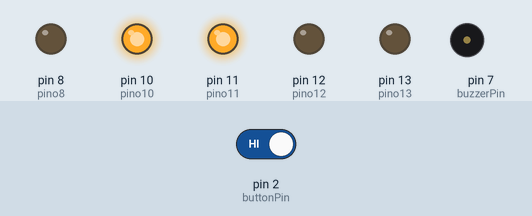
This sketch was run on a simulated Arduino Uno, built with avr-gcc and run on an emulated ATmega328P. Shown: output pins drawn as LEDs (lit = HIGH), buzzer (waves = sounding). Inputs (shaded band) come from the test bench; at power-on: pin 2 (buttonPin) HIGH.

Above: at 12.1 s.
18.1 s: pin 2 (buttonPin) driven LOW
At 20.8 s:
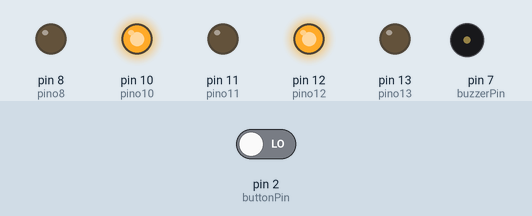
At 25.1 s:
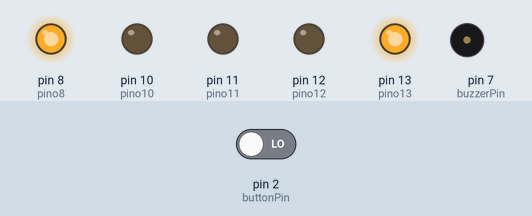
32.1 s: pin 2 (buttonPin) driven HIGH
At 36.6 s:
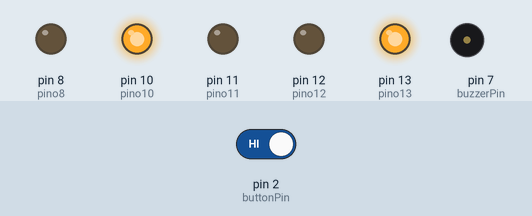
Timing chart, 0 to 47.1 s (numbered marks = the images above; inputs shaded):
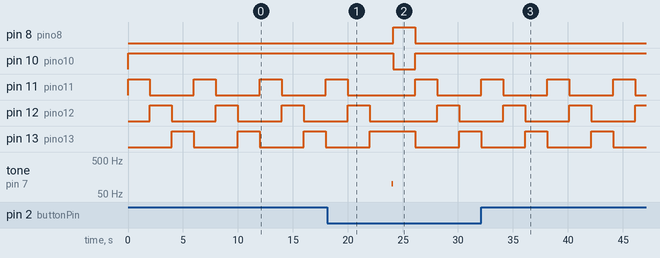

Measured:
- after the input at 18.1 s, pin 8 (pino8): LOW → HIGH after 6.0 s, → LOW 2.0 s later; pin 10 (pino10): HIGH → LOW after 6.0 s, → HIGH 2.0 s later; pin 12 (pino12): LOW → HIGH after 10.0 s, → LOW 2.0 s later; tone on pin 7 (buzzerPin): silent → 100 Hz after 5.9 s, → silent 0.10 s later
- after the input at 32.1 s, pin 8 (pino8): stops changing and stays LOW; pin 10 (pino10): stops changing and stays HIGH
- by itself, pin 11 (pino11), pin 12 (pino12), pin 13 (pino13): alternates HIGH for 2.0 s and LOW for 4.0 s

The sketch:

exp_03.ino
```cpp
//Nomes: Josefa Aline Santos e Marcella Ricoy
#define ex5

#ifdef ex1
//Faça os leds de cores iguais piscarem na sequência verde, amarelo e vermelho com tempo de 1 seg. acesso e 1 seg. apagado.
//Variaveis
int pino8 = 8; //verde 1
int pino9 = 9; //amarelo 1
int pino10 = 10; //vermelho 1
int pino11 = 11; //verde 2
int pino12 = 12; //amarelo 2
int pino13 = 13; //verde 2

void setup() {
 pinMode(pino8, OUTPUT);
 pinMode(pino9, OUTPUT);
 pinMode(pino10, OUTPUT);
 pinMode(pino11, OUTPUT);
 pinMode(pino12, OUTPUT);
 pinMode(pino13, OUTPUT);
}

void loop() {
digitalWrite(pino8,HIGH); //liga verde 1
digitalWrite(pino11,HIGH); //liga verde 2
delay(1000); //tempo de 1 seg.
digitalWrite(pino8,LOW); //desliga verde 1
digitalWrite(pino11,LOW); //desliga verde 2
delay(1000); //tempo de 1 seg.


digitalWrite(pino9,HIGH); //liga amarelo 1
digitalWrite(pino12,HIGH); //liga amarelo 2
delay(1000); //tempo de 1 seg.
digitalWrite(pino9,LOW); //desliga amarelo 1
digitalWrite(pino12,LOW); //desliga amarelo 2
delay(1000); //tempo de 1 seg.

 digitalWrite(pino10,HIGH); //liga vermelho 1
 digitalWrite(pino13,HIGH); //liga vermelho 2
 delay(1000); //tempo de 1 seg.
 digitalWrite(pino10,LOW); //desliga vermelho 1
 digitalWrite(pino13,LOW); //desliga vermelho 2
 delay(1000); //tempo de 1 seg.

}
#endif

#ifdef ex2
//Faça funcionar os 2 grupos de leds como um semáforo como num cruzamento com tempos iguais.
//Variaveis
int pino8 = 8; //verde 1
int pino9 = 9; //amarelo 1
int pino10 = 10; //vermelho 1
int pino11 = 11; //verde 2
int pino12 = 12; //amarelo 2
int pino13 = 13; //verde 2

void setup() {
 pinMode(pino8, OUTPUT);
 pinMode(pino9, OUTPUT);
 pinMode(pino10, OUTPUT);
 pinMode(pino11, OUTPUT);
 pinMode(pino12, OUTPUT);
 pinMode(pino13, OUTPUT);
}

void loop() {

digitalWrite(pino10,HIGH); //liga vermelho 1
digitalWrite(pino11,HIGH); //liga verde 2
delay(2000);
digitalWrite(pino11,LOW); //desliga verde 2
digitalWrite(pino12,HIGH); //liga amarelo 2
delay(2000); //tempo de 2 seg.
digitalWrite(pino12,LOW); //desliga amarelo 2
digitalWrite(pino13,HIGH); //liga vermelho 2

digitalWrite(pino8,HIGH); //liga verde 1
digitalWrite(pino10,LOW); //desliga vermelho 1
delay(2000); //tempo de 2 seg.
digitalWrite(pino8,LOW); //desliga verde 1
digitalWrite(pino9,HIGH); //liga amarelo 1
delay(2000); //tempo de 2 seg.
digitalWrite(pino9,LOW); //desliga amarelo 1
digitalWrite(pino13,LOW); //desliga vermelho 2
}
#endif

#ifdef ex3
//Modifique os tempos para que um dos semáforos do cruzamento fique mais tempo com verde aceso do que o outro. Verde 4 seg. e 2 segs.
//Variaveis
int pino8 = 8; //verde 1
int pino9 = 9; //amarelo 1
int pino10 = 10; //vermelho 1
int pino11 = 11; //verde 2
int pino12 = 12; //amarelo 2
int pino13 = 13; //verde 2

void setup() {
 pinMode(pino8, OUTPUT);
 pinMode(pino9, OUTPUT);
 pinMode(pino10, OUTPUT);
 pinMode(pino11, OUTPUT);
 pinMode(pino12, OUTPUT);
 pinMode(pino13, OUTPUT);
}

void loop() {
digitalWrite(pino10,HIGH); //liga vermelho 1
digitalWrite(pino11,HIGH); //liga verde 2
delay(4000); //tempo de 4 seg.
digitalWrite(pino11,LOW); //desliga verde 2
digitalWrite(pino12,HIGH); //liga amarelo 2
delay(2000); //tempo de 2 seg.
digitalWrite(pino12,LOW); //desliga amarelo 2
digitalWrite(pino13,HIGH); //liga vermelho 2

digitalWrite(pino8,HIGH); //liga verde 1
digitalWrite(pino10,LOW); //desliga vermelho 1
delay(2000); //tempo de 2 seg.
digitalWrite(pino8,LOW); //desliga verde 1
digitalWrite(pino9,HIGH); //liga amarelo 1
delay(2000); //tempo de 2 seg.
digitalWrite(pino9,LOW); //desliga amarelo 1
digitalWrite(pino13,LOW); //desliga vermelho 2
}
#endif

#ifdef ex4
//Acrescente um botão a montagem. Faça funcionar os semáforos para travessia de pedestres. Um será para o carro e o outro para os pedestres.
//Variaveis
int pino8 = 8; //verde 1
int pino10 = 10; //vermelho 1
int pino11 = 11; //verde 2
int pino12 = 12; //amarelo 2
int pino13 = 13; //verde 2
int buttonPin = 2; //botao
int buzzerPin = 7; //buzzer

int buttonState = 0;

void setup() {
 pinMode(pino8, OUTPUT);
 pinMode(pino10, OUTPUT);
 pinMode(pino11, OUTPUT);
 pinMode(pino12, OUTPUT);
 pinMode(pino13, OUTPUT);
 pinMode(buttonPin, INPUT);
 pinMode(buzzerPin, OUTPUT);
}

void loop(){
digitalWrite(pino10,HIGH); //liga vermelho pessoa
digitalWrite(pino11,HIGH); //liga verde carro
digitalWrite(pino13,LOW); //desliga vermelho carro
delay(2000);
digitalWrite(pino11,LOW); //desliga verde carro
digitalWrite(pino12,HIGH); //liga amarelo carro
delay(2000); //tempo de 1 seg.
digitalWrite(pino12,LOW); //desliga amarelo carro
digitalWrite(pino13,HIGH); //liga vermelho carro
delay(2000);


 buttonState = digitalRead(buttonPin);
 Serial.println(buttonState);

//se botao estiver pressionado
if(buttonState == LOW)
   {
	digitalWrite(pino8,HIGH); //liga verde pessoa
	digitalWrite(pino10,LOW); //desliga vermelho pessoa

	delay(5000); //tempo de 2 seg.

	digitalWrite(pino8,LOW); //desliga verde pessoa
	digitalWrite(pino13,LOW); //desliga vermelho carro
    }
}
#endif

#ifdef ex5
//Acrescente um buzzer a montagem e quando o botão for acionado no semáforo de pedestre o buzzer deve apitar por 100ms.
//Variaveis
int pino8 = 8; //verde 1
int pino10 = 10; //vermelho 1
int pino11 = 11; //verde 2
int pino12 = 12; //amarelo 2
int pino13 = 13; //verde 2
int buttonPin = 2; //botao
int buzzerPin = 7; ///buzzer

int buttonState = 0;

void setup() {
 pinMode(pino8, OUTPUT);
 pinMode(pino10, OUTPUT);
 pinMode(pino11, OUTPUT);
 pinMode(pino12, OUTPUT);
 pinMode(pino13, OUTPUT);
 pinMode(buttonPin, INPUT);
 pinMode(buzzerPin, OUTPUT);
}

void loop(){
digitalWrite(pino10,HIGH); //liga vermelho pessoa
digitalWrite(pino11,HIGH); //liga verde carro
digitalWrite(pino13,LOW); //desliga vermelho carro
delay(2000); //tempo de 2 seg.
digitalWrite(pino11,LOW); //desliga verde carro
digitalWrite(pino12,HIGH); //liga amarelo carro
delay(2000); //tempo de 2 seg.
digitalWrite(pino12,LOW); //desliga amarelo carro
digitalWrite(pino13,HIGH); //liga vermelho carro
delay(2000);

buttonState = digitalRead(buttonPin);
Serial.println(buttonState);

//se botao estiver pressionado
if(buttonState == LOW)
   {
  	tone(buzzerPin, 100);
  	delay(100); //tempo de 100 ms
  	noTone(buzzerPin);

	digitalWrite(pino8,HIGH); //liga verde pessoa
	digitalWrite(pino10,LOW); //desliga vermelho pessoa

	delay(2000); //tempo de 2 seg.

	digitalWrite(pino8,LOW); //desliga verde pessoa
	digitalWrite(pino13,LOW); //desliga vermelho carro
    }
}
#endif

#ifdef ex6
//Transforme o acionamento do buzzer em uma função.
int pino8 = 8; //verde 1
int pino10 = 10; //vermelho 1
int pino11 = 11; //verde 2
int pino12 = 12; //amarelo 2
int pino13 = 13; //verde 2
int buttonPin = 2; //botao
int buzzerPin = 7; //buzzer

int buttonState = 0;

void setup() {
 pinMode(pino8, OUTPUT);
 pinMode(pino10, OUTPUT);
 pinMode(pino11, OUTPUT);
 pinMode(pino12, OUTPUT);
 pinMode(pino13, OUTPUT);
 pinMode(buttonPin, INPUT);
 pinMode(buzzerPin, OUTPUT);
}
void BuzzerOn()
{
  tone(buzzerPin,3000);
  delay(100);
  noTone(buzzerPin);
}

void loop(){
digitalWrite(pino10,HIGH); //liga vermelho pessoa
digitalWrite(pino11,HIGH); //liga verde carro
digitalWrite(pino13,LOW); //desliga vermelho carro
delay(2000); //tempo de 2 seg.
digitalWrite(pino11,LOW); //desliga verde carro
digitalWrite(pino12,HIGH); //liga amarelo carro
delay(2000); //tempo de 2 seg.
digitalWrite(pino12,LOW); //desliga amarelo carro
digitalWrite(pino13,HIGH); //liga vermelho carro
delay(2000);

buttonState = digitalRead(buttonPin);
Serial.println(buttonState);

//se botao estiver pressionado
if(buttonState == LOW)
   {
  	BuzzerOn();
  	delay(100); //tempo de 100 ms

	digitalWrite(pino8,HIGH); //liga verde pessoa
	digitalWrite(pino10,LOW); //desliga vermelho pessoa

	delay(2000); //tempo de 2 seg.

	digitalWrite(pino8,LOW); //desliga verde pessoa
	digitalWrite(pino13,LOW); //desliga vermelho carro
    }

}
#endif
```
